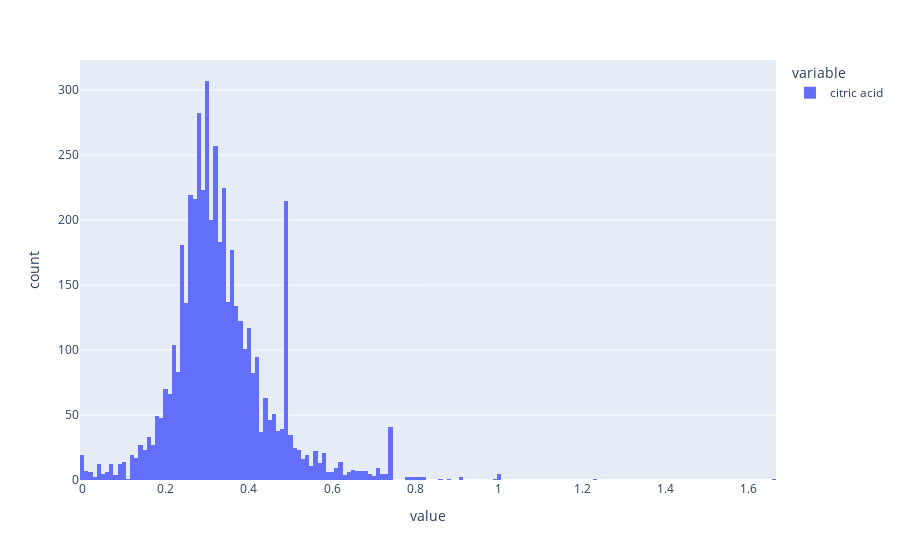

The notebook cell this image was saved under:
### Markdown cell above
Ao analisarmos a descrição da variável de ácido cítrico, observamos que seus valores variam entre 0 e 1.66. A média dessa variável é de aproximadamente 0.334, com um desvio padrão de cerca de 0.121, o que sugere que a maioria dos dados está concentrada no intervalo entre 0.213 e 0.455. Além disso, a mediana é de 0.32, o que indica que está próxima da média. Vale ressaltar também que a distância do 1º quartil à mediana é menor do que a do 3º quartil, o que sugere uma assimetria positiva dos dados, com uma concentração maior de observações à esquerda.

### Code cell
hist_cit_acid = px.histogram(x["citric acid"])
hist_cit_acid.show()

### Figure 1 — Plotly figure (JSON) as saved in the notebook; plotly's stock layout.template omitted (floating-point values rounded to 4 significant figures; data arrays with more than 128 entries replaced by an {"elided": "..."} marker saying what was removed)
{"data": [{"alignmentgroup": "True", "bingroup": "x", "hovertemplate": "variable=citric acid<br>value=%{x}<br>count=%{y}<extra></extra>", "legendgroup": "citric acid", "marker": {"color": "#636efa", "pattern": {"shape": ""}}, "name": "citric acid", "offsetgroup": "citric acid", "orientation": "v", "showlegend": true, "type": "histogram", "x": {"elided": "4898 float values"}, "xaxis": "x", "yaxis": "y"}], "layout": {"barmode": "relative", "legend": {"title": {"text": "variable"}, "tracegroupgap": 0}, "margin": {"t": 60}, "xaxis": {"anchor": "y", "domain": [0, 1], "title": {"text": "value"}}, "yaxis": {"anchor": "x", "domain": [0, 1], "title": {"text": "count"}}}}
